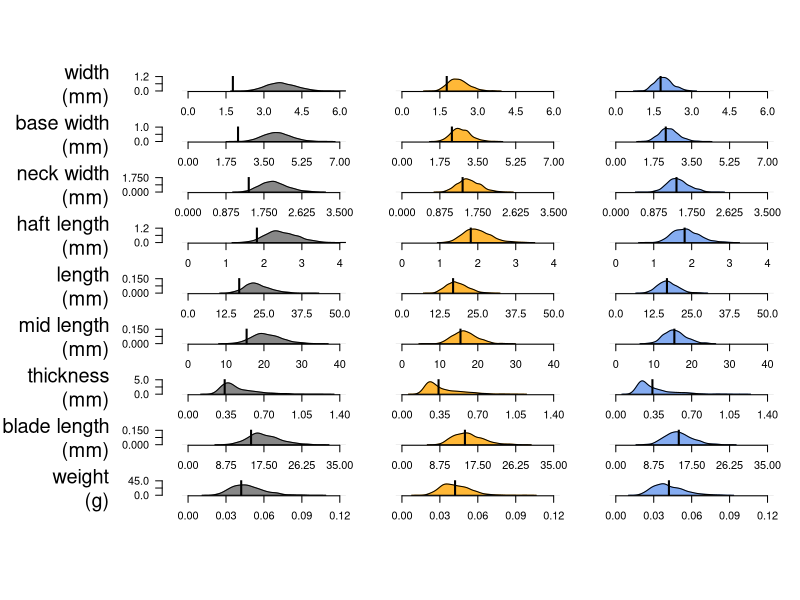

R code for this plot: (Note: this script raises an error after producing the figure.)
## ---- chunk 1
data <- read.csv("Garvey_data.csv", skip = 6)
str(data)
## ---- chunk 2
makeTransparent <- function(black, alpha = 200){
	newColor <- col2rgb(black)
	apply(newColor, 2, function(curcoldata)			
	     {rgb(red = curcoldata[1], 
	          green = curcoldata[2],
	          blue = curcoldata[3],
	          alpha = alpha, maxColorValue = 255)})
}
tBlack   <- makeTransparent("gray40")
tOrange  <- makeTransparent("orange")
tBlue    <- makeTransparent("cornflowerblue")
## ---- chunk 3
D <- data.frame(data$wash_width, data$wash_basewidth,
                data$wash_neck, data$wash_haftlength,
                data$wash_length, data$wash_midlength, 
                data$wash_thick, data$wash_bladelength, 
                data$wash_weight)
## ---- chunk 4
count <- c(1:9)       
## ---- chunk 5
n.measures <- c(162, 157,
                249, 227,
                136, 136,
                259, 135,
                87)
## ---- chunk 6
labs <- c("width\n(mm)", "base width\n(mm)",
          "neck width\n(mm)", "haft length\n(mm)",
          "length\n(mm)", "mid length\n(mm)",  
          "thickness\n(mm)", "blade length\n(mm)",
          "weight\n(g)")
## ---- chunk 7
set.seed(1212)            # set seed
n.houses       <- 100     # set number of houses at site
y              <- 1000    # set number of simulation runs

## plotting parameters
col.density.1  <- tBlack     # set density color for 10%
col.outline.1  <- tBlack     # set density outline color 10%
col.density.05  <- tOrange   # set density color for 5%
col.outline.05  <- tOrange   # set density outline color 5%
col.density.03  <- tBlue     # set density color for 3%
col.outline.03  <- tBlue     # set density outline color 3%
col.mean       <- "black"    # set col for mean of arch sample
cex.ylab       <- 1.2        # set y-axis label size
cex.ylabtick   <- 1.1        # set y-axis tick label size
cex.xlabtick   <- 1.1        # set x-axis tick label size

x.lim2   <- c(6, 7,         # set x limit for each plot
              3.5, 4,       # (this also affects tick mark placement)
              50, 40,
              1.4, 35,
              0.12)

y.lim2   <- c(1.2, 1,       # set y limit for each plot
              1.75, 1.2,    
              0.15, 0.15,
              5, 0.15,
              45)
## ---- chunk 8
pdf(file="Garvey_Figure3a.pdf", 
    height = 12, width = 12)

par(mfcol = c(length(count), 3))
par(oma = c (6, 10, 5, 2))

# column 1 (SD = 0.1)

diff10     <- NULL  #create empty vector to hold calculate diff between
                    #simulated population mean and observed mean (standardized)


for(x in count) {   # looping procedure for each plotting pannel

SD       <- 0.1    # set standard deviation multiplier for random draws 
d        <- na.omit(D[, x])     # select the data set to sample
N        <- n.measures[x]       # select the appropriate n.measures

metadig   <- NULL  #create empty vector to hold digs
var.Kdigs <- NULL  #create empty vector to hold variances
cv.Kdigs  <- NULL  #create empty vector to hold CVs

for(i in 1:y) {    # "master" loop that  repeats
                   # "archaeological sampling"" from 
                   # "generational learning sample"" one thousand times

    all.houses <-  NULL         # create an empty vector to hold results
    
    for(j in 1:n.houses) {       #loop through all houses       

               house.seed <- sample(d, 1, replace = TRUE)   
               house.g1 <- rnorm(4, mean = house.seed, 
                                 sd = SD * mean(house.seed)) 
               house.g2 <- rnorm(4, mean = mean(house.g1), 
                                 sd = SD * mean(house.g1)) 
               house.g3 <- rnorm(4, mean = mean(house.g2), 
                                 sd = SD * mean(house.g2))
               house.g4 <- rnorm(4, mean = mean(house.g3), 
                                 sd = SD * mean(house.g3))
               total.house.sample <- as.vector(c(house.g1,
                                                  house.g2,
                                                  house.g3,
                                                  house.g4))
           all.houses <- c(total.house.sample, all.houses)
          
        }
           dig <- sample(all.houses, N, replace = TRUE)
           metadig <- c(metadig, dig)
           var.Kdigs <- c(var(dig), var.Kdigs)
           cv.Kdigs <- c(sd(dig)/mean(dig), cv.Kdigs)
}

diff10 <- c(diff10, ((var(d)-mean(var.Kdigs))/sd(var.Kdigs)))

#plotting
dp.md <- density(var.Kdigs)
par(mai = c(0.25, 0.5, 0.1, 0))


plot(dp.md, col = col.outline.1, bty = 'n',
     main = "", xlab = "", ylab = "",
     xlim = c (0, x.lim2[x]),
     ylim = c (0, y.lim2[x]),
     xaxt = "n", yaxt = "n")

axis(1, at = c(0, 0.25 * x.lim2[x],
               0.5 * x.lim2[x], 0.75 * x.lim2[x],
               x.lim2[x]),
     cex = cex.xlabtick)

# alternative, with only 3 x-axis ticks
# axis(1, at = c(0, 0.5 * x.lim2[x],
#                x.lim2[x]),
#      cex = cex.xlabtick)

axis(2, at = c(0, 0.5 * y.lim2[x],
               y.lim2[x]),
     line = 1.5, las = 2,
     cex = cex.ylabtick)

polygon(dp.md, col = col.density.1)
abline(v = var(d), col = col.mean, lwd = 2)
mtext (text = labs[x], side = 2, 
       las = 1, line = 5.5,
       cex = 1.2, outer = FALSE)

}

mtext (text = "A. CV = 10%", side = 3, 
       las = 1, line = 73,
       cex = 1.5, outer = FALSE)


# column 2 (CV = 5%)

diff5     <- NULL  #create empty vector to hold calculate diff between
                   #simulated population mean and observed mean (standardized)


for(x in count) {   # looping procedure for each plotting pannel

SD       <- 0.05    # set standard deviation multiplier for random draws 
d        <- na.omit(D[, x])     # select the data set to sample
N        <- n.measures[x]       # select the appropriate n.measures

metadig   <- NULL  #create empty vector to hold digs
var.Kdigs <- NULL  #create empty vector to hold variances
cv.Kdigs  <- NULL  #create empty vector to hold CVs

for(i in 1:y) {    # "master" loop that should repeat
                   # "archaeological sampling"" from 
                   # "generational learning sample"" one thousand times

    all.houses <-  NULL         # create an empty vector to hold results
    
    for(j in 1:n.houses) {       #loop through all houses       

               house.seed <- sample(d, 1, replace = TRUE)   
               house.g1 <- rnorm(4, mean = house.seed, 
                                 sd = SD * mean(house.seed)) 
               house.g2 <- rnorm(4, mean = mean(house.g1), 
                                 sd = SD * mean(house.g1)) 
               house.g3 <- rnorm(4, mean = mean(house.g2), 
                                 sd = SD * mean(house.g2))
               house.g4 <- rnorm(4, mean = mean(house.g3), 
                                 sd = SD * mean(house.g3))
               total.house.sample <- as.vector(c(house.g1,
                                                  house.g2,
                                                  house.g3,
                                                  house.g4))
           all.houses <- c(total.house.sample, all.houses)
          
        }
           dig <- sample(all.houses, N, replace = TRUE)
           metadig <- c(metadig, dig)
           var.Kdigs <- c(var(dig), var.Kdigs)
           cv.Kdigs <- c(sd(dig)/mean(dig), cv.Kdigs)
}


diff5 <- c(diff5, ((var(d)-mean(var.Kdigs))/sd(var.Kdigs)))


#plotting
dp.md <- density(var.Kdigs)
par(mai = c(0.25, 0.5, 0.1, 0))

plot(dp.md, col = col.outline.05, bty = 'n',
     main = "", xlab = "", ylab = "",
     xlim = c (0, x.lim2[x]),
     ylim = c (0, y.lim2[x]),
     xaxt = "n", yaxt = "n")

axis(1, at = c(0, 0.25 * x.lim2[x],
               0.5 * x.lim2[x], 0.75 * x.lim2[x],
               x.lim2[x]),
     cex = cex.xlabtick)


polygon(dp.md, col = col.density.05)
abline(v = var(d), col = col.mean, lwd = 2)

}

mtext (text = "B. CV = 5%", side = 3, 
       las = 1, line = 73,
       cex = 1.5, outer = FALSE)


# column 3 (CV = 3%)

diff3     <- NULL  #create empty vector to hold calculate diff between
                   #simulated population mean and observed mean (standardized)



for(x in count) {   # looping procedure for each plotting pannel

SD       <- 0.03    # set standard deviation multiplier for random draws 
d        <- na.omit(D[, x])     # select the data set to sample
N        <- n.measures[x]       # select the appropriate n.measures

metadig   <- NULL  #create empty vector to hold digs
var.Kdigs <- NULL  #create empty vector to hold variances
cv.Kdigs  <- NULL  #create empty vector to hold CVs

for(i in 1:y) {    # "master" loop that should repeat
                   # "archaeological sampling"" from 
                   # "generational learning sample"" one thousand times

    all.houses <-  NULL         # create an empty vector to hold results
    
    for(j in 1:n.houses) {       #loop through all houses       

               house.seed <- sample(d, 1, replace = TRUE)   
               house.g1 <- rnorm(4, mean = house.seed, 
                                 sd = SD * mean(house.seed)) 
               house.g2 <- rnorm(4, mean = mean(house.g1), 
                                 sd = SD * mean(house.g1)) 
               house.g3 <- rnorm(4, mean = mean(house.g2), 
                                 sd = SD * mean(house.g2))
               house.g4 <- rnorm(4, mean = mean(house.g3), 
                                 sd = SD * mean(house.g3))
               total.house.sample <- as.vector(c(house.g1,
                                                  house.g2,
                                                  house.g3,
                                                  house.g4))
           all.houses <- c(total.house.sample, all.houses)
          
        }
           dig <- sample(all.houses, N, replace = TRUE)
           metadig <- c(metadig, dig)
           var.Kdigs <- c(var(dig), var.Kdigs)
           cv.Kdigs <- c(sd(dig)/mean(dig), cv.Kdigs)
}


diff3 <- c(diff3, ((var(d)-mean(var.Kdigs))/sd(var.Kdigs)))


#plotting
dp.md <- density(var.Kdigs)
par(mai = c(0.25, 0.5, 0.1, 0))

plot(dp.md, col = col.outline.03, bty = 'n',
     main = "", xlab = "", ylab = "",
     xlim = c (0, x.lim2[x]),
     ylim = c (0, y.lim2[x]),
     xaxt = "n", yaxt = "n")

axis(1, at = c(0, 0.25 * x.lim2[x],
               0.5 * x.lim2[x], 0.75 * x.lim2[x],
               x.lim2[x]),
     cex = cex.xlabtick)

polygon(dp.md, col = col.density.03)
abline(v = var(d), col = col.mean, lwd = 2)

}

mtext (text = "C. CV = 3%", side = 3, 
       las = 1, line = 73,
       cex = 1.5, outer = FALSE)


dev.off()
## ---- chunk 9
knitr::include_graphics("Garvey_Figure3a.pdf")
## ---- chunk 10

pdf(file="Garvey_Figure3b.pdf", 
    height = 3, width = 6)

d10 <- density(diff10)
d5 <-  density(diff5)
d3 <-  density(diff3)

plot(d10, xlim = c(-5, 1),
     ylim = c (0, 4),
     xlab = "",
     main = "", las = 1)
polygon(d10, col = tBlack)
lines(d5)
polygon(d5, col = tOrange)
lines(d3)
polygon(d3, col = tBlue)
mtext(side = 1,
      "standardized distance from archaeological sample\n (Z-score)", 
      outer = FALSE,
      line = 3.5)

legend("topleft",                                 
       legend = c("CV = 10%", 
                  "CV = 5%", 
                  "CV = 3%"), 
       fill = c(tBlack, tOrange, tBlue),     
       bty = "n" )                                

dev.off()
## ---- chunk 11
knitr::include_graphics("Garvey_Figure3b.pdf")
